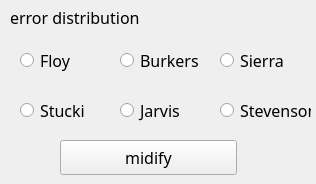
<?xml version="1.0" encoding="UTF-8"?>
<ui version="4.0">
 <class>GrayDiffuse</class>
 <widget class="QWidget" name="GrayDiffuse">
  <property name="geometry">
   <rect>
    <x>0</x>
    <y>0</y>
    <width>316</width>
    <height>184</height>
   </rect>
  </property>
  <property name="minimumSize">
   <size>
    <width>316</width>
    <height>184</height>
   </size>
  </property>
  <property name="windowTitle">
   <string>GrayDiffuse</string>
  </property>
  <widget class="QPushButton" name="pushButton">
   <property name="geometry">
    <rect>
     <x>60</x>
     <y>140</y>
     <width>177</width>
     <height>35</height>
    </rect>
   </property>
   <property name="minimumSize">
    <size>
     <width>177</width>
     <height>35</height>
    </size>
   </property>
   <property name="font">
    <font>
     <family>黑体</family>
     <pointsize>12</pointsize>
    </font>
   </property>
   <property name="text">
    <string>midify</string>
   </property>
  </widget>
  <widget class="QLabel" name="label">
   <property name="geometry">
    <rect>
     <x>10</x>
     <y>0</y>
     <width>151</width>
     <height>34</height>
    </rect>
   </property>
   <property name="minimumSize">
    <size>
     <width>72</width>
     <height>34</height>
    </size>
   </property>
   <property name="maximumSize">
    <size>
     <width>255</width>
     <height>70</height>
    </size>
   </property>
   <property name="font">
    <font>
     <family>黑体</family>
     <pointsize>12</pointsize>
    </font>
   </property>
   <property name="text">
    <string>error distribution</string>
   </property>
  </widget>
  <widget class="QRadioButton" name="radioButton_5">
   <property name="geometry">
    <rect>
     <x>120</x>
     <y>80</y>
     <width>70</width>
     <height>60</height>
    </rect>
   </property>
   <property name="minimumSize">
    <size>
     <width>70</width>
     <height>60</height>
    </size>
   </property>
   <property name="maximumSize">
    <size>
     <width>70</width>
     <height>60</height>
    </size>
   </property>
   <property name="font">
    <font>
     <family>黑体</family>
     <pointsize>12</pointsize>
    </font>
   </property>
   <property name="text">
    <string>Jarvis</string>
   </property>
  </widget>
  <widget class="QRadioButton" name="radioButton_4">
   <property name="geometry">
    <rect>
     <x>20</x>
     <y>80</y>
     <width>70</width>
     <height>60</height>
    </rect>
   </property>
   <property name="minimumSize">
    <size>
     <width>70</width>
     <height>60</height>
    </size>
   </property>
   <property name="maximumSize">
    <size>
     <width>70</width>
     <height>60</height>
    </size>
   </property>
   <property name="font">
    <font>
     <family>黑体</family>
     <pointsize>12</pointsize>
    </font>
   </property>
   <property name="text">
    <string>Stucki</string>
   </property>
  </widget>
  <widget class="QRadioButton" name="radioButton">
   <property name="geometry">
    <rect>
     <x>20</x>
     <y>30</y>
     <width>70</width>
     <height>60</height>
    </rect>
   </property>
   <property name="minimumSize">
    <size>
     <width>70</width>
     <height>60</height>
    </size>
   </property>
   <property name="maximumSize">
    <size>
     <width>70</width>
     <height>60</height>
    </size>
   </property>
   <property name="font">
    <font>
     <family>黑体</family>
     <pointsize>12</pointsize>
    </font>
   </property>
   <property name="text">
    <string>Floy</string>
   </property>
   <property name="iconSize">
    <size>
     <width>20</width>
     <height>20</height>
    </size>
   </property>
  </widget>
  <widget class="QRadioButton" name="radioButton_6">
   <property name="geometry">
    <rect>
     <x>220</x>
     <y>80</y>
     <width>91</width>
     <height>60</height>
    </rect>
   </property>
   <property name="minimumSize">
    <size>
     <width>70</width>
     <height>60</height>
    </size>
   </property>
   <property name="maximumSize">
    <size>
     <width>1000</width>
     <height>60</height>
    </size>
   </property>
   <property name="font">
    <font>
     <family>黑体</family>
     <pointsize>12</pointsize>
    </font>
   </property>
   <property name="text">
    <string>Stevenson</string>
   </property>
  </widget>
  <widget class="QRadioButton" name="radioButton_2">
   <property name="geometry">
    <rect>
     <x>120</x>
     <y>30</y>
     <width>81</width>
     <height>60</height>
    </rect>
   </property>
   <property name="minimumSize">
    <size>
     <width>70</width>
     <height>60</height>
    </size>
   </property>
   <property name="maximumSize">
    <size>
     <width>100</width>
     <height>60</height>
    </size>
   </property>
   <property name="font">
    <font>
     <family>黑体</family>
     <pointsize>12</pointsize>
    </font>
   </property>
   <property name="text">
    <string>Burkers</string>
   </property>
  </widget>
  <widget class="QRadioButton" name="radioButton_3">
   <property name="geometry">
    <rect>
     <x>220</x>
     <y>30</y>
     <width>70</width>
     <height>60</height>
    </rect>
   </property>
   <property name="minimumSize">
    <size>
     <width>70</width>
     <height>60</height>
    </size>
   </property>
   <property name="maximumSize">
    <size>
     <width>70</width>
     <height>60</height>
    </size>
   </property>
   <property name="font">
    <font>
     <family>黑体</family>
     <pointsize>12</pointsize>
    </font>
   </property>
   <property name="text">
    <string>Sierra</string>
   </property>
  </widget>
 </widget>
 <layoutdefault spacing="6" margin="11"/>
 <resources/>
 <connections/>
</ui>
